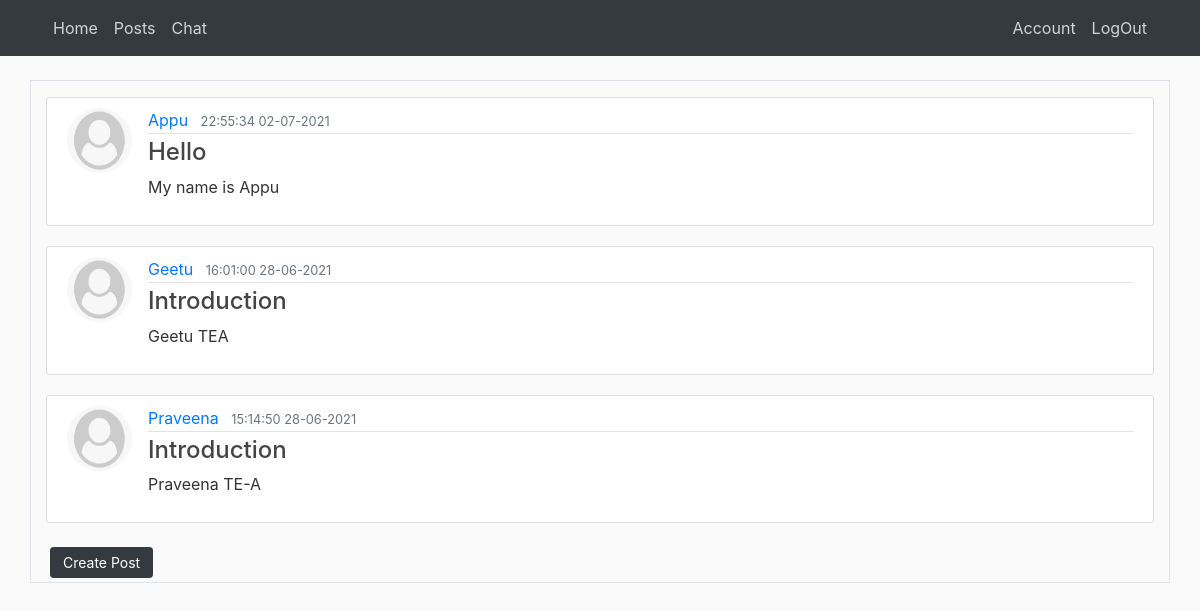
/posts (signed in), run on the app's committed database.
### main/models.py (models this page shows, shortened)
class Post(db.Model):
    id = db.Column(db.Integer, primary_key=True)
    title = db.Column(db.String(100), nullable=False)
    information = db.Column(db.String(500), nullable=False)
    date_send = db.Column(db.DateTime, nullable=False, default=datetime.now)
    user_id = db.Column(db.Integer, db.ForeignKey('user.id'), nullable=False)

class User(db.Model, UserMixin):
    id = db.Column(db.Integer, primary_key=True)
    firstName = db.Column(db.String(20), nullable=False)
    lastName = db.Column(db.String(20), nullable=False)
    image_file = db.Column(db.String(20), nullable=False, default='default.png')
    email = db.Column(db.String(60), unique=True, nullable=False)
    password = db.Column(db.String(60), nullable=False)
    intro = db.Column(db.String(100), default='-')
    work = db.Column(db.String(100))
    college = db.Column(db.String(100))
    phone = db.Column(db.String(15))
    posts = db.relationship('Post', backref='sender', lazy=True)
    rooms = db.relationship('Room', backref='creator', lazy=True)

### main/routes.py (the view)
@app.route("/posts", methods=['GET', 'POST'])
@login_required
def new_post():
    form = PostForm()
    if form.validate_on_submit():
        new_post = Post(title=form.title.data, information=form.information.data, sender=current_user)
        db.session.add(new_post)
        db.session.commit()
        flash('Posted', 'success')
        return redirect(url_for('new_post'))
    posts = Post.query.order_by(Post.date_send.desc()).paginate()
    return render_template('all_post.html', title='Post', legend='New post', posts=posts, form=form)

### main/models.py (called while the page is built)
@login_manager.user_loader
def load_user(user_id):
    return User.query.get(int(user_id))

### main/templates/all_post.html (shortened to what this page needs)
{% extends "layout.html" %}
{% block content %}
    {% for post in posts.items %}
        <article class="media content-section">
          <img class="rounded-circle article-img" src="{{ url_for('static', filename='profile_pics/' + post.sender.image_file) }}">
          <div class="media-body">
            <div class="article-metadata">
              <a class="mr-2" href="{{ url_for('info', post_id=post.id) }}">{{ post.sender.firstName }}</a>
              <small class="text-muted">{{ post.date_send.strftime('%H:%M:%S  %d-%m-%Y') }}</small>
            </div>
              <h4><a class="article-title" href="{{ url_for('post', post_id=post.id) }}">{{ post.title }}</a></h4>
            <p class="article-content">{{ post.information }}</p>
          </div>
        </article>
    {% endfor %}
    <div class="btn-group-vertical">
        <button type="button" class="btn btn-dark btn-sm m-1" data-toggle="modal" data-target="#modalCreatePost">Create Post
        </button>
    </div>
{% endblock content %}

### main/templates/layout.html (shortened to what this page needs)
<!DOCTYPE html>
<html lang="en" dir="ltr">
  <head>
    <link rel="stylesheet" href="https://maxcdn.bootstrapcdn.com/bootstrap/4.0.0/css/bootstrap.min.css">
    <link rel="stylesheet" type="text/css" href="{{ url_for('static', filename='main.css') }}">
  </head>
  <body>
    <header class="site-header">
      <nav class="navbar navbar-expand-md navbar-dark bg-dark fixed-top">
        <div class="container">
          <div class="collapse navbar-collapse" id="navbarToggle">
            <div class="navbar-nav mr-auto">
              <a class="nav-item nav-link" href="{{ url_for('home') }}">Home</a>
              <a class="nav-item nav-link" href="{{ url_for('new_post') }}">Posts</a>
              <a class="nav-item nav-link" href="{{ url_for('chat') }}">Chat</a>
            </div>
            <div class="navbar-nav">
              {% if current_user.is_authenticated %}
                <a class="nav-item nav-link" href="{{ url_for('account') }}">Account</a>
                <a class="nav-item nav-link" href="{{ url_for('logout') }}">LogOut</a>
              {% else %}
                <a class="nav-item nav-link" href="{{ url_for('login') }}">LogIn</a>
                <a class="nav-item nav-link" href="{{ url_for('register') }}">SignUp</a>
              {% endif %}
            </div>
          </div>
        </div>
      </nav>
    </header>
    <div class="container pt-3 my-3 border">
    {% block content %}{% endblock %}
    </div>
  </body>
</html>

### main/static/main.css (style rules this page uses)
body { background: #fafafa; color: #333333; margin-top: 5rem; }
h1, h2, h3, h4, h5, h6 { color: #444444; }
.site-header .navbar-nav .nav-link { color: #cbd5db; }
.content-section { background: #ffffff; padding: 10px 20px; border: 1px solid #dddddd; border-radius: 3px; margin-bottom: 20px; }
.article-title { color: #444444; }
.article-content { white-space: pre-line; }
.article-img { height: 65px; width: 65px; margin-right: 16px; }
.article-metadata { padding-bottom: 1px; margin-bottom: 4px; border-bottom: 1px solid #e3e3e3 }

### data on the page
Post: image_file (placeholder picture), sender.firstName "Appu", date_send "22:55:34 02-07-2021", title "Hello", information "My name is Appu"
Post: image_file (placeholder picture), sender.firstName "Geetu", date_send "16:01:00 28-06-2021", title "Introduction", information "Geetu TEA"
Post: image_file (placeholder picture), sender.firstName "Praveena", date_send "15:14:50 28-06-2021", title "Introduction", information "Praveena TE-A"
